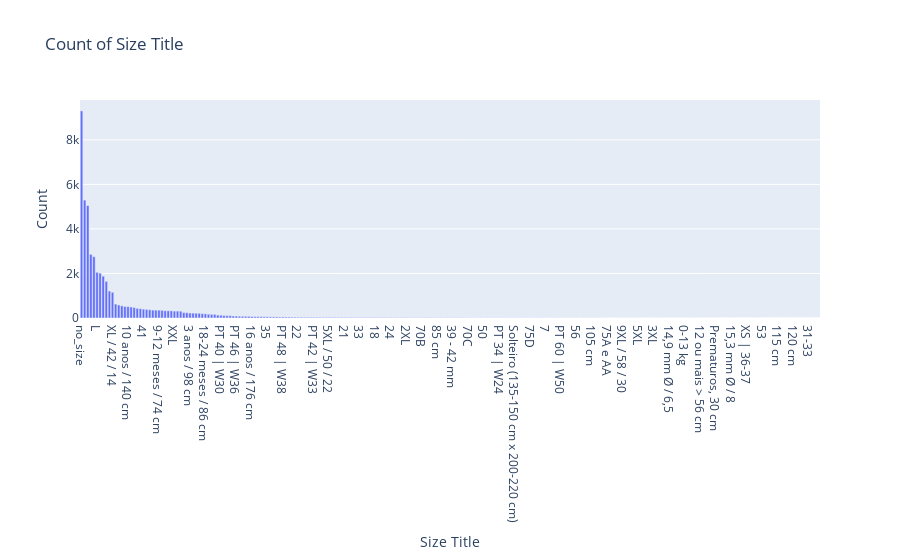

The cell this chart's notebook holds for it:
### Markdown cell above
## Taking a deeper look into size title

Size title has unbalanced labels.
- Sizes can be further divided into product types. For instance, we have:
    - M, XL, S, etc which are the standard clothing sizes
    - no_size for the products which do not have size labels
    - numeric sizes (40, 41) which refers to footwear
    - kids sizes (8 anos, 12 anos, etc)
    - cup sizes (95D, 80B)
    - jewelry (which im assuming 30 mm diameter refers to)
    - volume units (40 x 45 cm)
    - weight units (9-18kgs)
    - jeans sizes (waist measurements W33)

### Code cell
import plotly.express as px

# Assuming your DataFrame is called data
fig = px.bar(data['size_title'].value_counts(), 
             x=data['size_title'].value_counts().index, 
             y=data['size_title'].value_counts().values,
             labels={'x': 'Size Title', 'y': 'Count'},
             title='Count of Size Title')
fig

### Figure 1 — Plotly figure (JSON) as saved in the notebook; plotly's stock layout.template omitted (floating-point values rounded to 4 significant figures; data arrays with more than 128 entries replaced by an {"elided": "..."} marker saying what was removed)
{"data": [{"alignmentgroup": "True", "hovertemplate": "Size Title=%{x}<br>Count=%{y}<extra></extra>", "legendgroup": "", "marker": {"color": "#636efa", "pattern": {"shape": ""}}, "name": "", "offsetgroup": "", "orientation": "v", "showlegend": false, "textposition": "auto", "type": "bar", "x": {"elided": "239 str values"}, "xaxis": "x", "y": {"elided": "239 int values"}, "yaxis": "y"}], "layout": {"barmode": "relative", "legend": {"tracegroupgap": 0}, "title": {"text": "Count of Size Title"}, "xaxis": {"anchor": "y", "domain": [0, 1], "title": {"text": "Size Title"}}, "yaxis": {"anchor": "x", "domain": [0, 1], "title": {"text": "Count"}}}}
